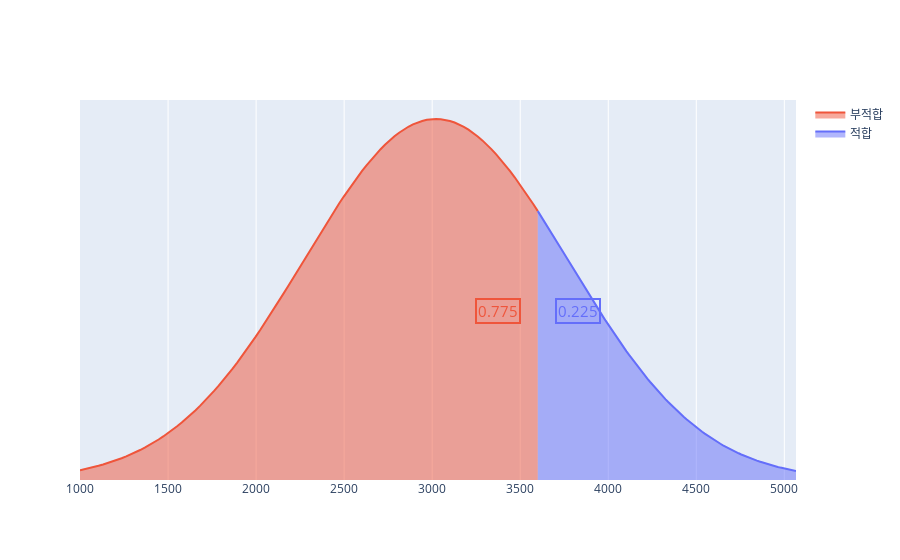

The cell this chart's notebook holds for it:
### Code cell
income_pro, income_pro_negative = cal_norm(df_income['평균소득금액(만)'].mean(),
                                           df_income['평균소득금액(만)'].std(),
                                           df_income['평균소득금액(만)'].min(),
                                           df_income['평균소득금액(만)'].max(),
                                           income_standard,
                                           False)
